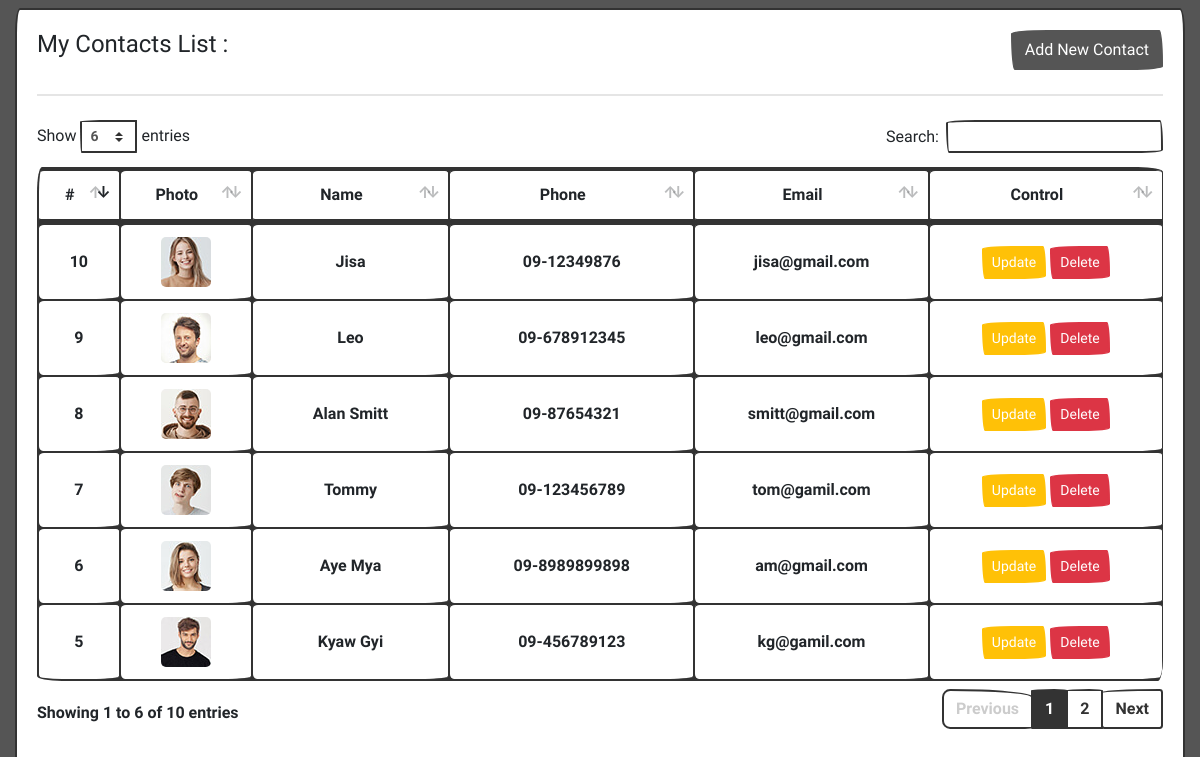
The page / on the database its author committed.
### tables this page shows
CREATE TABLE `users` (
  `id` int(11) NOT NULL,
  `name` varchar(20) NOT NULL,
  `email` varchar(50) NOT NULL,
  `phone` text NOT NULL,
  `photo` text NOT NULL,
  `created_at` timestamp NOT NULL DEFAULT current_timestamp()
);

### base.php (called while the page is built, shortened)
<?php
$url = "http://{$_SERVER['HTTP_HOST']}/error_handling/project" ;

### function.php (called while the page is built, shortened)
<?php
function con(){
    return mysqli_connect("localhost", "root","", "forms") ;
}
function textFilter($text){
    $text = trim($text) ;
    $text = htmlentities($text, ENT_QUOTES) ;
    $text = stripcslashes($text);
    return $text ;
};
function fetchAll($sql){
    $query = mysqli_query(con(), $sql) ;
    $rows = [] ;
    while($row = mysqli_fetch_assoc($query)){
        array_push($rows, $row) ;
    };
    return $rows ;
};
function showData(){
    $sql = "SELECT * FROM users" ;
    return fetchAll($sql) ;
}

### index.php (the view, shortened to what this page needs)
<?php require_once "template/header.php" ; ?>
<?php require_once "template/side_header.php" ; ?>
<div class="container-fluid min-vh-100">
    <div class="row py-2 justify-content-center">
        <div class="col-12">
            <div class="card min-vh-100">
                <div class="card-body">
                    <div class="d-flex justify-content-between">
                        <h4>My Contacts List :</h4>
                        <a href="#" id="show-form" class="btn btn-secondary">Add New Contact</a>
                    </div>
                    <hr class="my-4">
                    <table class="table table-hover table-bordered text-center">
                        <thead>
                            <tr>
                                <th>#</th>
                                <th>Photo</th>
                                <th>Name</th>
                                <th>Phone</th>
                                <th>Email</th>
                                <th>Control</th>
                            </tr>
                        </thead>
                        <tbody>
                            <?php foreach(showData() as $s){ ?>
                                <tr>
                                    <td><?php echo $s['id'] ; ?></td>
                                    <td class="text-center">
                                        <img src="<?php echo $s['photo'] ; ?>" class="t-img" alt="">
                                    </td>
                                    <td><?php echo $s['name'] ; ?></td>
                                    <td><?php echo textFilter($s['phone']) ; ?></td>
                                    <td><?php echo $s['email'] ; ?></td>
                                    <td>
                                        <a href="update.php?id=<?php echo $s['id'] ; ?>" id="update" class="btn btn-sm btn-warning">Update</a>
                                        <a href="delete.php?id=<?php echo $s['id'] ; ?>" class="btn btn-sm btn-danger" onclick="return confirm('Are U Sure to Delete 😐 ? ')">Delete</a>
                                    </td>
                                </tr>
                            <?php } ?>
                        </tbody>
                    </table>
                </div>
            </div>
        </div>
    </div>
</div>
<?php require_once "template/footer.php" ; ?>

### template/header.php (shortened to what this page needs)
<?php
    require_once "base.php" ;
    require_once "function.php"
?>
<!DOCTYPE html>
<html lang="en">
<head>
    <link rel="stylesheet" href="<?php echo $url ; ?>/css/bootstrap.min.css">
    <link rel="stylesheet" href="<?php echo $url ; ?>/data-table/dataTables.bootstrap4.min.css">
    <link rel="stylesheet" href="<?php echo $url ; ?>/css/style.css">

### template/side_header.php
</head>
<body class="bg-secondary">

### template/footer.php (shortened to what this page needs)
</body>
</html>

### css/style.css (style rules this page uses)
.t-img { width: 50px; height: 50px; border-radius: 5px; }
.table tr td { vertical-align: middle !important ; }

### rows shown on the page
users: id "5", photo (picture), name "Kyaw Gyi", phone "09-456789123", email "kg@gamil.com"
users: id "6", photo (picture), name "Aye Mya", phone "09-8989899898", email "am@gmail.com"
users: id "7", photo (picture), name "Tommy", phone "09-123456789", email "tom@gamil.com"
users: id "8", photo (picture), name "Alan Smitt", phone "09-87654321", email "smitt@gmail.com"
users: id "9", photo (picture), name "Leo", phone "09-678912345", email "leo@gmail.com"
users: id "10", photo (picture), name "Jisa", phone "09-12349876", email "jisa@gmail.com"
